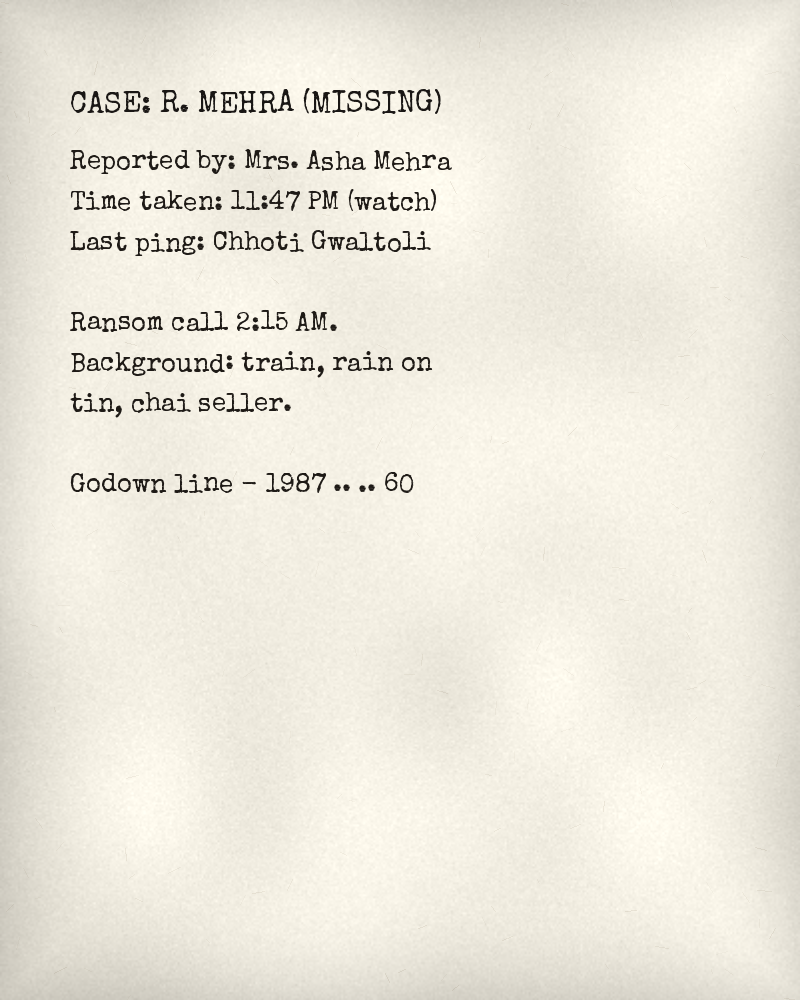

Recreate this plot in Python.
import sys; sys.argv=['x']
exec(open('/home/claude/det/props/textures.py').read().split('# ----------------------------------------------------------------')[0])
W, H = 800, 1000
im = paper(W, H, (244, 240, 228), 6, True, .12).convert('RGBA')
typed(im, (70, 90), 'CASE: R. MEHRA (MISSING)', 30, (25, 22, 20))
typed(im, (70, 150), 'Reported by: Mrs. Asha Mehra\nTime taken: 11:47 PM (watch)\nLast ping: Chhoti Gwaltoli\n\nRansom call 2:15 AM.\nBackground: train, rain on\ntin, chai seller.\n\nGodown line - 1987 .. .. 60', 26, (30, 26, 22), 1.55)
im.convert('RGB').save('/home/claude/det/blend/tw_paper.png')
print('ok')
